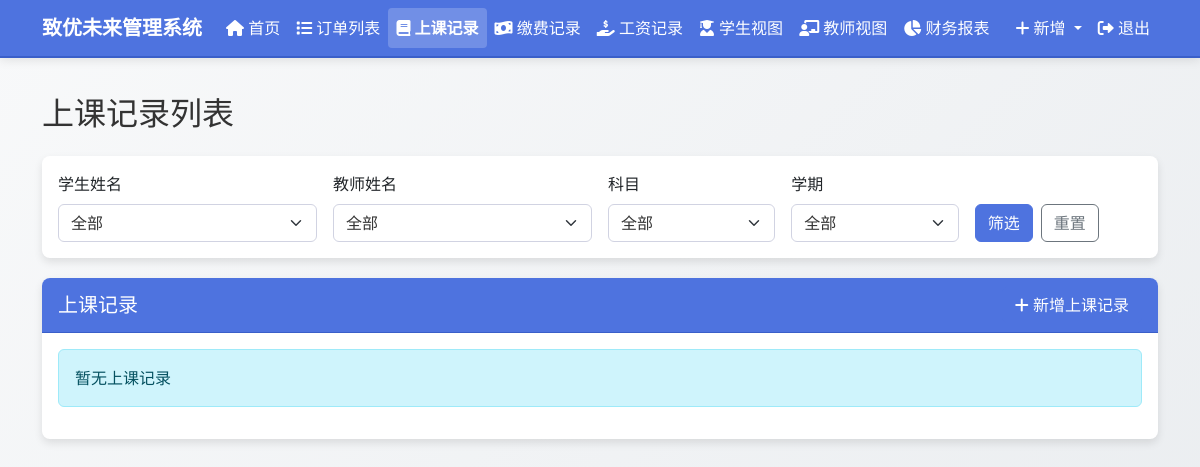
Page /class_records (signed in) on the earlier database version.
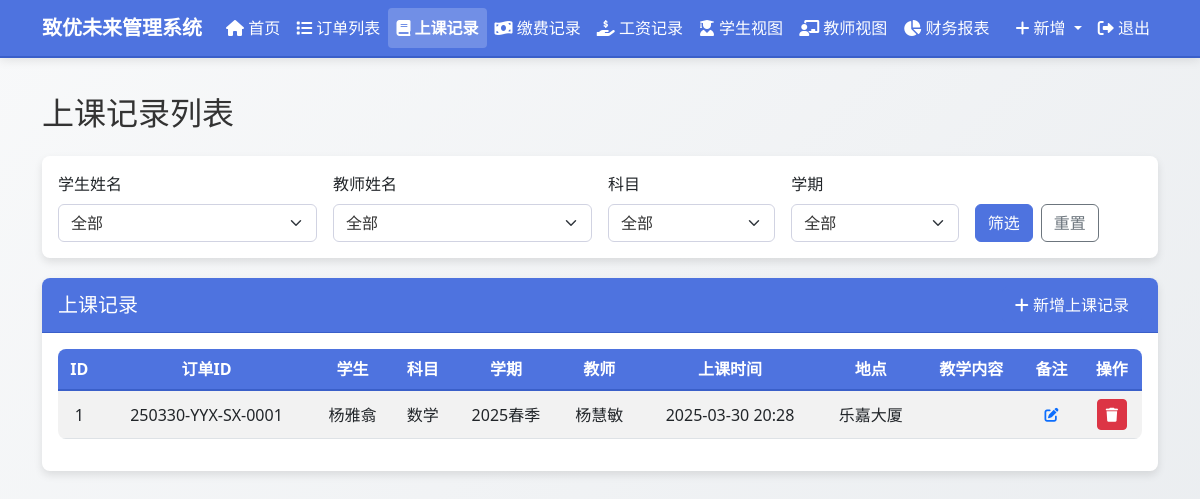
Same page on the later database version.
### models.py (models this page shows, shortened)
class ClassRecord(db.Model):
    id = db.Column(db.Integer, primary_key=True)
    order_id = db.Column(db.Integer, db.ForeignKey('order.id'), nullable=False)
    student_name = db.Column(db.String(100), nullable=False)
    subject = db.Column(db.String(100), nullable=False)
    semester = db.Column(db.String(100), nullable=False)
    teacher_name = db.Column(db.String(100), nullable=False)
    class_content = db.Column(db.Text, nullable=True)
    class_time = db.Column(db.DateTime, nullable=False, default=datetime.now)
    location = db.Column(db.String(100), nullable=False)
    note = db.Column(db.Text, nullable=True)
    created_at = db.Column(db.DateTime, default=datetime.now)

class Order(db.Model):
    id = db.Column(db.Integer, primary_key=True)
    order_number = db.Column(db.String(50),
                             unique=True,
                             nullable=False,
                             default="")
    student_name = db.Column(db.String(100), nullable=False)
    subject = db.Column(db.String(100), nullable=False)
    teacher_name = db.Column(db.String(100), nullable=False)
    semester = db.Column(db.String(100), nullable=False)
    total_classes = db.Column(db.Integer, default=0)
    completed_classes = db.Column(db.Integer, default=0)
    remaining_classes = db.Column(db.Integer, default=0)
    class_price = db.Column(db.Float, default=0.0)
    salary_price = db.Column(db.Float, default=0.0)  # 新增工资单价字段
    total_price = db.Column(db.Float, default=0.0)
    paid_amount = db.Column(db.Float, default=0.0)
    used_amount = db.Column(db.Float, default=0.0)
    remaining_amount = db.Column(db.Float, default=0.0)  # 已缴费用 - 已销费用
    payable_amount = db.Column(db.Float, default=0.0)  # 订单总价 - 已缴费用
    payable_salary = db.Column(db.Float, default=0.0)
    paid_salary = db.Column(db.Float, default=0.0)
    remaining_salary = db.Column(db.Float, default=0.0)
    order_note = db.Column(db.Text, nullable=True)
    teacher_note = db.Column(db.Text, nullable=True)
    student_note = db.Column(db.Text, nullable=True)
    created_at = db.Column(db.DateTime, default=datetime.now)
    class_records = db.relationship('ClassRecord', backref='order', lazy=True)
    payment_records = db.relationship('PaymentRecord',
                                      backref='order',
                                      lazy=True)
    salary_records = db.relationship('SalaryRecord',
                                     backref='order',
                                     lazy=True)

### routes.py (the view)
@app.route('/class_records')
@login_required
def class_records_list():
    student_name = request.args.get('student_name', '')
    teacher_name = request.args.get('teacher_name', '')
    subject = request.args.get('subject', '')
    semester = request.args.get('semester', '')
    query = ClassRecord.query
    if student_name:
        query = query.filter(ClassRecord.student_name == student_name)
    if teacher_name:
        query = query.filter(ClassRecord.teacher_name == teacher_name)
    if subject:
        query = query.filter(ClassRecord.subject == subject)
    if semester:
        query = query.filter(ClassRecord.semester == semester)
    class_records = query.order_by(ClassRecord.class_time.desc()).all()
    all_students = db.session.query(ClassRecord.student_name).distinct().all()
    all_teachers = db.session.query(ClassRecord.teacher_name).distinct().all()
    all_subjects = db.session.query(ClassRecord.subject).distinct().all()
    all_semesters = db.session.query(ClassRecord.semester).distinct().all()
    order_form = OrderForm()
    class_record_form = ClassRecordForm()
    payment_record_form = PaymentRecordForm()
    salary_record_form = SalaryRecordForm()
    all_orders = Order.query.all()
    class_record_form.order_id.choices = [
        (order.id,
         f"{order.order_number} - {order.student_name} - {order.subject}")
        for order in all_orders
    ]
    payment_record_form.order_id.choices = [
        (order.id,
         f"{order.order_number} - {order.student_name} - {order.subject}")
        for order in all_orders
    ]
    salary_record_form.order_id.choices = [
        (order.id,
         f"{order.order_number} - {order.teacher_name} - {order.subject}")
        for order in all_orders
    ]
    return render_template(
        'class_records_list.html',
        title='上课记录',
        class_records=class_records,
        all_students=[student[0] for student in all_students],
        all_teachers=[teacher[0] for teacher in all_teachers],
        all_subjects=[subject[0] for subject in all_subjects],
        all_semesters=[semester[0] for semester in all_semesters],
        selected_student=student_name,
        selected_teacher=teacher_name,
        selected_subject=subject,
        selected_semester=semester,
        edit_note_form=EditNoteForm(),
        order_form=order_form,
        class_record_form=class_record_form,
        payment_record_form=payment_record_form,
        salary_record_form=salary_record_form)

### forms.py
class OrderForm(FlaskForm):
    student_name = StringField('学生姓名', validators=[DataRequired()])
    subject = StringField('科目', validators=[DataRequired()])
    teacher_name = StringField('教师姓名', validators=[DataRequired()])
    semester = StringField('学期', validators=[DataRequired()])
    total_classes = IntegerField('总课程数', validators=[DataRequired(), NumberRange(min=1)])
    class_price = FloatField('课程单价', validators=[DataRequired(), NumberRange(min=0)])
    salary_price = FloatField('工资单价', validators=[DataRequired(), NumberRange(min=0)])
    order_note = TextAreaField('订单备注', validators=[Optional()])
    submit = SubmitField('保存')

class ClassRecordForm(FlaskForm):
    order_id = SelectField('订单编号', validators=[DataRequired()], coerce=int)
    student_name = StringField('学生姓名', render_kw={'readonly': True})
    subject = StringField('科目', render_kw={'readonly': True})
    semester = StringField('学期', render_kw={'readonly': True})
    teacher_name = StringField('教师姓名', render_kw={'readonly': True})
    class_content = TextAreaField('教学内容', validators=[Optional()])
    class_time = DateTimeLocalField('上课时间', format='%Y-%m-%dT%H:%M', validators=[DataRequired()], default=datetime.now)
    location = StringField('地点', validators=[DataRequired()])
    note = TextAreaField('备注', validators=[Optional()])
    submit = SubmitField('保存')

### app.py (called while the page is built)
@login_manager.user_loader
def load_user(user_id):
    from models import User
    return User.query.get(int(user_id))

### templates/class_records_list.html (shortened to what this page needs)
{% extends "layout.html" %}
{% block content %}
<h2 class="mb-4">上课记录列表</h2>
<div class="card filter-card">
    <div class="card-body">
        <form method="get" action="{{ url_for('class_records_list') }}" class="row g-3">
            <div class="col-md-3">
                <label for="student_name" class="form-label">学生姓名</label>
                <select name="student_name" id="student_name" class="form-select">
                    <option value="">全部</option>
                </select>
            </div>
            <div class="col-md-3">
                <label for="teacher_name" class="form-label">教师姓名</label>
                <select name="teacher_name" id="teacher_name" class="form-select">
                    <option value="">全部</option>
                </select>
            </div>
            <div class="col-md-2">
                <label for="subject" class="form-label">科目</label>
                <select name="subject" id="subject" class="form-select">
                    <option value="">全部</option>
                </select>
            </div>
            <div class="col-md-2">
                <label for="semester" class="form-label">学期</label>
                <select name="semester" id="semester" class="form-select">
                    <option value="">全部</option>
                </select>
            </div>
            <div class="col-md-2 d-flex align-items-end">
                <button type="submit" class="btn btn-primary">筛选</button>
                <a href="{{ url_for('class_records_list') }}" class="btn btn-outline-secondary ms-2">重置</a>
            </div>
        </form>
    </div>
</div>
<div class="card">
    <div class="card-header d-flex justify-content-between align-items-center">
        <h5 class="mb-0">上课记录</h5>
        <button type="button" class="btn btn-primary" data-bs-toggle="modal" data-bs-target="#newClassRecordModal">
            <i class="fas fa-plus"></i> 新增上课记录
        </button>
    </div>
    <div class="card-body">
        {% if class_records %}
        <div class="table-responsive">
            <table class="table table-striped table-hover">
                <thead>
                    <tr>
                        <th>ID</th>
                        <th>订单ID</th>
                        <th>学生</th>
                        <th>科目</th>
                        <th>学期</th>
                        <th>教师</th>
                        <th>上课时间</th>
                        <th>地点</th>
                        <th>教学内容</th>
                        <th>备注</th>
                        <th>操作</th>
                    </tr>
                </thead>
                <tbody>
                    {% for record in class_records %}
                    <tr>
                        <td>{{ record.id }}</td>
                        <td>{{ record.order.order_number }}</td>
                        <td>{{ record.student_name }}</td>
                        <td>{{ record.subject }}</td>
                        <td>{{ record.semester }}</td>
                        <td>{{ record.teacher_name }}</td>
                        <td>{{ record.class_time.strftime('%Y-%m-%d %H:%M') }}</td>
                        <td>{{ record.location }}</td>
                        <td>{{ record.class_content }}</td>
                        <td>
                            <button type="button" class="btn btn-sm btn-link edit-note"
                                    data-bs-toggle="modal" data-bs-target="#editNoteModal"
                                    data-note-id="{{ record.id }}"
                                    data-note-type="class_note"
                                    data-note-text="{{ record.note or '' }}">
                                <i class="fas fa-edit"></i>
                            </button>
                        </td>
                        <td>
                            <button type="button" class="btn btn-sm btn-danger delete-class-record"
                                    data-record-id="{{ record.id }}"
                                    data-student-name="{{ record.student_name }}"
                                    data-class-time="{{ record.class_time.strftime('%Y-%m-%d %H:%M') }}">
                                <i class="fas fa-trash"></i>
                            </button>
                        </td>
                    </tr>
                    {% endfor %}
                </tbody>
            </table>
        </div>
        {% else %}
        <div class="alert alert-info">暂无上课记录</div>
        {% endif %}
    </div>
</div>
{% endblock %}

### templates/layout.html (shortened to what this page needs)
<!DOCTYPE html>
<html lang="zh-CN">
<head>
    <link href="https://cdn.jsdelivr.net/npm/bootstrap@5.3.0/dist/css/bootstrap.min.css" rel="stylesheet">
    <link href="https://cdnjs.cloudflare.com/ajax/libs/font-awesome/6.0.0/css/all.min.css" rel="stylesheet">
    <link href="{{ url_for('static', filename='css/style.css') }}" rel="stylesheet">
</head>
<body data-bs-theme="light">
    {% if current_user.is_authenticated %}
    <nav class="navbar navbar-expand-lg navbar-light bg-primary fixed-top">
        <div class="container">
            <a class="navbar-brand" href="{{ url_for('dashboard') }}">致优未来管理系统</a>
            <div class="collapse navbar-collapse" id="navbarNav">
                <ul class="navbar-nav me-auto">
                    <li class="nav-item">
                        <a class="nav-link {% if request.endpoint == 'dashboard' %}active{% endif %}" href="{{ url_for('dashboard') }}">
                            <i class="fas fa-home"></i> 首页
                        </a>
                    </li>
                    <li class="nav-item">
                        <a class="nav-link {% if request.endpoint == 'order_list' %}active{% endif %}" href="{{ url_for('order_list') }}">
                            <i class="fas fa-list"></i> 订单列表
                        </a>
                    </li>
                    <li class="nav-item">
                        <a class="nav-link {% if request.endpoint == 'class_records_list' %}active{% endif %}" href="{{ url_for('class_records_list') }}">
                            <i class="fas fa-book"></i> 上课记录
                        </a>
                    </li>
                    <li class="nav-item">
                        <a class="nav-link {% if request.endpoint == 'payment_records_list' %}active{% endif %}" href="{{ url_for('payment_records_list') }}">
                            <i class="fas fa-money-bill-wave"></i> 缴费记录
                        </a>
                    </li>
                    <li class="nav-item">
                        <a class="nav-link {% if request.endpoint == 'salary_records_list' %}active{% endif %}" href="{{ url_for('salary_records_list') }}">
                            <i class="fas fa-hand-holding-usd"></i> 工资记录
                        </a>
                    </li>
                    <li class="nav-item">
                        <a class="nav-link {% if request.endpoint == 'student_view' %}active{% endif %}" href="{{ url_for('student_view') }}">
                            <i class="fas fa-user-graduate"></i> 学生视图
                        </a>
                    </li>
                    <li class="nav-item">
                        <a class="nav-link {% if request.endpoint == 'teacher_view' %}active{% endif %}" href="{{ url_for('teacher_view') }}">
                            <i class="fas fa-chalkboard-teacher"></i> 教师视图
                        </a>
                    </li>
                    <li class="nav-item">
                        <a class="nav-link {% if request.endpoint == 'financial_report' %}active{% endif %}" href="{{ url_for('financial_report') }}">
                            <i class="fas fa-chart-pie"></i> 财务报表
                        </a>
                    </li>
                </ul>
                <ul class="navbar-nav">
                    <li class="nav-item dropdown">
                        <a class="nav-link dropdown-toggle" href="#" id="navbarDropdown" role="button" data-bs-toggle="dropdown" aria-expanded="false">
                            <i class="fas fa-plus"></i> 新增
                        </a>
                    </li>
                    <li class="nav-item">
                        <a class="nav-link" href="{{ url_for('logout') }}">
                            <i class="fas fa-sign-out-alt"></i> 退出
                        </a>
                    </li>
                </ul>
            </div>
        </div>
    </nav>
    {% endif %}
    <div class="container main-content my-4">
        {% block content %}{% endblock %}
    </div>
</body>
</html>

### static/css/style.css (style rules this page uses)
td { position: relative; }
body { font-family: 'Segoe UI', Tahoma, Geneva, Verdana, sans-serif; color: #333; background-color: #f8f9fa; background-image: linear-gradient(135deg, #f8f9fa 0%, #e9ecef 100%); background-attachment: fixed; }
.main-content { padding-top: 70px; min-height: calc(100vh - 120px); }
.navbar { box-shadow: 0 2px 10px rgba(0, 0, 0, 0.1); background-color: #4e73df !important; border-bottom: 1px solid #3a5fc9; }
.navbar-brand { font-weight: bold; color: #fff !important; }
.navbar .nav-link { color: #fff !important; }
.nav-link.active { background-color: rgba(255, 255, 255, 0.2) !important; border-radius: 4px; font-weight: bold; }
.card { border: none; border-radius: 8px; box-shadow: 0 4px 8px rgba(0, 0, 0, 0.1); margin-bottom: 20px; background-color: #fff; transition: transform 0.2s ease-in-out; }
.card-header { border-radius: 8px 8px 0 0 !important; font-weight: bold; background-color: #4e73df !important; color: white; border-bottom: 1px solid #3a5fc9; }
.table { background-color: #fff; border-radius: 8px; overflow: hidden; }
.table thead th { background-color: #4e73df; color: white; border-bottom: 2px solid #3a5fc9; text-align: center; vertical-align: middle; }
.table tbody td { text-align: center; vertical-align: middle; }
.btn-primary { background-color: #4e73df; border-color: #4e73df; }
.form-control, .form-select { background-color: #fff; border: 1px solid #d1d3e2; color: #333; }
.bg-primary { background-color: #4e73df !important; border-bottom: 2px solid #3a5fc9; }

Differences in the rows shown:
added ClassRecord: id "1", order.order_number "250330-YYX-SX-0001", student_name "杨雅翕", subject "数学", semester "2025春季", teacher_name "杨慧敏", class_time "2025-03-30 20:28", location "乐嘉大厦"
Other differences:
text no longer shown: "暂无上课记录"
text now shown: "ID 订单ID 学生 科目 学期 教师 上课时间 地点 教学内容 备注 操作"
